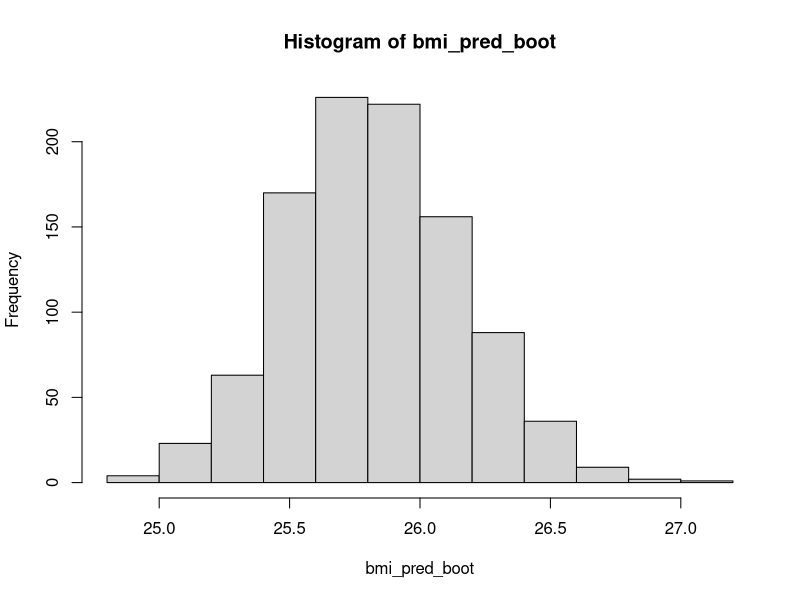

The R source for this figure:
## ---- chunk 1
knitr::opts_chunk$set(echo = TRUE)
solution = F
## ---- chunk 2
# Load tidyverse package
library("tidyverse")

## ---- chunk 3
# Load the dataset
SSRC_data <- read.csv("SSRC_data.csv")

## ---- chunk 4
# Check out the dataset
str(SSRC_data)

## ---- chunk 5
# Transform into factor variables 
SSRC_data <- mutate(SSRC_data, gender = as.factor(gender),
                               education_level = as.factor(education_level),
                               physical_activity_level = as.factor(physical_activity_level))

# Order education_level and physical_activity_level in a reasonable way
SSRC_data <- SSRC_data %>% 
              mutate(education_level = fct_relevel(education_level, c("low", "medium", "high"))) %>% 
              mutate(physical_activity_level = fct_relevel(physical_activity_level, c("low", "medium", "high")))

# Check whether it worked out
levels(SSRC_data$education_level)
levels(SSRC_data$physical_activity_level)

## ---- chunk 6
# Estimate the model
lm_mod <- lm(bmi ~ age + gender + education_level + physical_activity_level, data = SSRC_data)


## ---- chunk 7
# Create data frame 
SSRC_data_new <- data.frame(age = c(45),
                            gender = c("female"),
                            education_level = c("medium"),
                            physical_activity_level = c("medium"))

## ---- chunk 8
# Predict bmi for new observation
predict(object = lm_mod,
        newdata = SSRC_data_new)

## ---- chunk 9
# Build the function
bmi_pred_funct <- function(data_input = SSRC_data, 
                           age_input = 45, 
                           gender_input = "female", 
                           education_input = "medium", 
                           physical_input = "medium"){
                    
                    # Estimate model
                    lm_mod <- lm(bmi ~ age + gender + education_level + physical_activity_level, 
                                 data = data_input)
                    
                    # Set up data frame with new data
                    SSRC_data_new <- data.frame(age = c(age_input),
                                                gender = c(gender_input),
                                                education_level = c(education_input),
                                                physical_activity_level = c(physical_input))
                    
                    # Predict bmi for the new data
                    bmi_prediction <- predict(object = lm_mod,
                                      newdata = SSRC_data_new)
                    
                    # Return the prediction
                    return(bmi_prediction)
  
}

## ---- chunk 10
# Run the function 
bmi_pred_funct()

## ---- chunk 11
# Run the function
bmi_pred_funct(data_input = SSRC_data, 
               age_input = 59, 
               gender_input = "male", 
               education_input = "low", 
               physical_input = "low")

## ---- chunk 12
# Age 20
bmi_pred_funct(data_input = SSRC_data, 
               age_input = 20, 
               gender_input = "female", 
               education_input = "medium", 
               physical_input = "medium")

# Age 30
bmi_pred_funct(data_input = SSRC_data, 
               age_input = 30, 
               gender_input = "female", 
               education_input = "medium", 
               physical_input = "medium")


# Age 40
bmi_pred_funct(data_input = SSRC_data, 
               age_input = 40, 
               gender_input = "female", 
               education_input = "medium", 
               physical_input = "medium")

# Age 50
bmi_pred_funct(data_input = SSRC_data, 
               age_input = 50, 
               gender_input = "female", 
               education_input = "medium", 
               physical_input = "medium")

# Age 60
bmi_pred_funct(data_input = SSRC_data, 
               age_input = 60, 
               gender_input = "female", 
               education_input = "medium", 
               physical_input = "medium")

## ---- chunk 13
# Create age vector
age_vector <- c(20, 30, 40, 50, 60)

# Use for loop to make bmi predictions for each age in the age vector

for (i in 1:length(age_vector)){
   print(
          bmi_pred_funct(data_input = SSRC_data, 
                    age_input = age_vector[i], 
                    gender_input = "female", 
                    education_input = "medium", 
                    physical_input = "medium")
        )

}

## ---- chunk 14
# Create age vector
age_vector <- c(20, 30, 40, 50, 60)

# Create vector to store the results
bmi_predictions <- numeric(length(age_vector))

# Use for loop to make bmi predictions for each age and store it  
for (i in 1:length(age_vector)){
          bmi_predictions[i] <- bmi_pred_funct(data_input = SSRC_data, 
                                               age_input = age_vector[i], 
                                               gender_input = "female", 
                                               education_input = "medium", 
                                               physical_input = "medium")

}

# Check out the vector
bmi_predictions

## ---- chunk 15
# Run the function 
bmi_pred_funct()

## ---- chunk 16
# Create dataset
SSRC_data_bootstrap <- sample_n(SSRC_data, 1000, replace = TRUE)

## ---- chunk 17
# Apply function to the bootstrap dataset
bmi_pred_funct(data_input = SSRC_data_bootstrap)

## ---- chunk 18
# Create vector for the results
bmi_pred_boot <- numeric(1000)

# Use for loop to fill results vector
for (i in 1:length(bmi_pred_boot)){
     
      # Create dataset
      SSRC_data_bootstrap <- sample_n(SSRC_data, 1000, replace = TRUE)
      
      # Apply function to the bootstrap dataset and save it in the results vector
      bmi_pred_boot[i] <- bmi_pred_funct(data_input = SSRC_data_bootstrap)
}

# Check out the vector
head(bmi_pred_boot)

## ---- chunk 19
# Create Histogram
hist(bmi_pred_boot)

## ---- chunk 20
# Calculate mean
mean(bmi_pred_boot)

# Calculate standard deviation
sd(bmi_pred_boot)

# Calculate quantiles
quantile(bmi_pred_boot, probs = c(0.025, 0.975))

